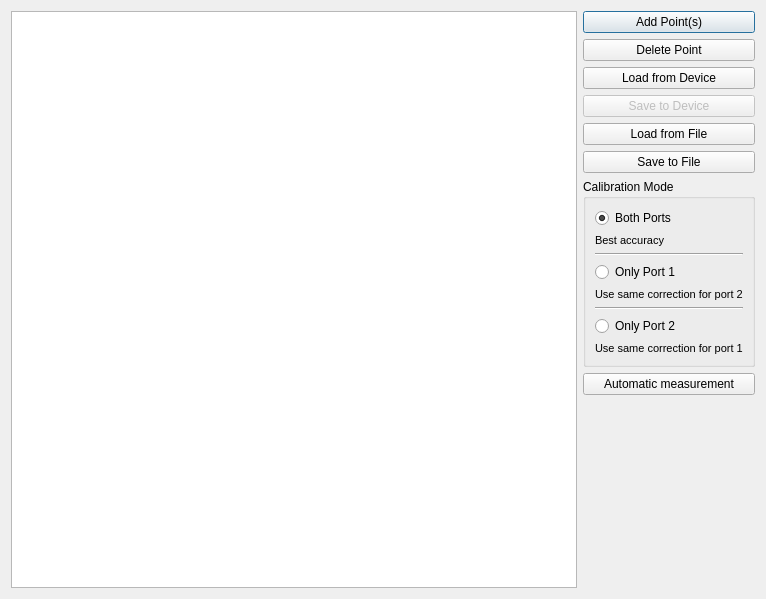
<?xml version="1.0" encoding="UTF-8"?>
<ui version="4.0">
 <class>AmplitudeCalDialog</class>
 <widget class="QDialog" name="AmplitudeCalDialog">
  <property name="geometry">
   <rect>
    <x>0</x>
    <y>0</y>
    <width>766</width>
    <height>599</height>
   </rect>
  </property>
  <property name="windowTitle">
   <string>Dialog</string>
  </property>
  <layout class="QHBoxLayout" name="horizontalLayout">
   <item>
    <widget class="QTableView" name="view">
     <property name="selectionBehavior">
      <enum>QAbstractItemView::SelectItems</enum>
     </property>
     <attribute name="horizontalHeaderStretchLastSection">
      <bool>true</bool>
     </attribute>
     <attribute name="verticalHeaderVisible">
      <bool>false</bool>
     </attribute>
    </widget>
   </item>
   <item>
    <layout class="QVBoxLayout" name="verticalLayout_2">
     <item>
      <widget class="QPushButton" name="add">
       <property name="text">
        <string>Add Point(s)</string>
       </property>
       <property name="icon">
        <iconset theme="list-add" resource="../icons.qrc">
         <normaloff>:/icons/add.svg</normaloff>:/icons/add.svg</iconset>
       </property>
      </widget>
     </item>
     <item>
      <widget class="QPushButton" name="remove">
       <property name="text">
        <string>Delete Point</string>
       </property>
       <property name="icon">
        <iconset theme="list-remove" resource="../icons.qrc">
         <normaloff>:/icons/remove.svg</normaloff>:/icons/remove.svg</iconset>
       </property>
      </widget>
     </item>
     <item>
      <widget class="QPushButton" name="load">
       <property name="text">
        <string>Load from Device</string>
       </property>
       <property name="icon">
        <iconset theme="document-open" resource="../icons.qrc">
         <normaloff>:/icons/open.svg</normaloff>:/icons/open.svg</iconset>
       </property>
      </widget>
     </item>
     <item>
      <widget class="QPushButton" name="save">
       <property name="enabled">
        <bool>false</bool>
       </property>
       <property name="text">
        <string>Save to Device</string>
       </property>
       <property name="icon">
        <iconset theme="document-save" resource="../icons.qrc">
         <normaloff>:/icons/save.svg</normaloff>:/icons/save.svg</iconset>
       </property>
      </widget>
     </item>
     <item>
      <widget class="QPushButton" name="loadFile">
       <property name="text">
        <string>Load from File</string>
       </property>
       <property name="icon">
        <iconset theme="document-open" resource="../icons.qrc">
         <normaloff>:/icons/open.svg</normaloff>:/icons/open.svg</iconset>
       </property>
      </widget>
     </item>
     <item>
      <widget class="QPushButton" name="saveFile">
       <property name="enabled">
        <bool>true</bool>
       </property>
       <property name="text">
        <string>Save to File</string>
       </property>
       <property name="icon">
        <iconset theme="document-save" resource="../icons.qrc">
         <normaloff>:/icons/save.svg</normaloff>:/icons/save.svg</iconset>
       </property>
      </widget>
     </item>
     <item>
      <widget class="QGroupBox" name="groupBox">
       <property name="title">
        <string>Calibration Mode</string>
       </property>
       <layout class="QVBoxLayout" name="verticalLayout">
        <item>
         <widget class="QRadioButton" name="modeBoth">
          <property name="text">
           <string>Both Ports</string>
          </property>
          <property name="checked">
           <bool>true</bool>
          </property>
          <attribute name="buttonGroup">
           <string notr="true">groupMode</string>
          </attribute>
         </widget>
        </item>
        <item>
         <widget class="QLabel" name="label">
          <property name="font">
           <font>
            <pointsize>8</pointsize>
           </font>
          </property>
          <property name="text">
           <string>Best accuracy</string>
          </property>
          <property name="alignment">
           <set>Qt::AlignLeading|Qt::AlignLeft|Qt::AlignVCenter</set>
          </property>
         </widget>
        </item>
        <item>
         <widget class="Line" name="line">
          <property name="orientation">
           <enum>Qt::Horizontal</enum>
          </property>
         </widget>
        </item>
        <item>
         <widget class="QRadioButton" name="modePort1">
          <property name="text">
           <string>Only Port 1</string>
          </property>
          <attribute name="buttonGroup">
           <string notr="true">groupMode</string>
          </attribute>
         </widget>
        </item>
        <item>
         <widget class="QLabel" name="label_2">
          <property name="font">
           <font>
            <pointsize>8</pointsize>
           </font>
          </property>
          <property name="text">
           <string>Use same correction for port 2</string>
          </property>
         </widget>
        </item>
        <item>
         <widget class="Line" name="line_2">
          <property name="orientation">
           <enum>Qt::Horizontal</enum>
          </property>
         </widget>
        </item>
        <item>
         <widget class="QRadioButton" name="modePort2">
          <property name="text">
           <string>Only Port 2</string>
          </property>
          <attribute name="buttonGroup">
           <string notr="true">groupMode</string>
          </attribute>
         </widget>
        </item>
        <item>
         <widget class="QLabel" name="label_3">
          <property name="font">
           <font>
            <pointsize>8</pointsize>
           </font>
          </property>
          <property name="text">
           <string>Use same correction for port 1</string>
          </property>
         </widget>
        </item>
       </layout>
      </widget>
     </item>
     <item>
      <widget class="QPushButton" name="automatic">
       <property name="text">
        <string>Automatic measurement</string>
       </property>
      </widget>
     </item>
     <item>
      <spacer name="verticalSpacer">
       <property name="orientation">
        <enum>Qt::Vertical</enum>
       </property>
       <property name="sizeHint" stdset="0">
        <size>
         <width>20</width>
         <height>40</height>
        </size>
       </property>
      </spacer>
     </item>
    </layout>
   </item>
  </layout>
 </widget>
 <resources>
  <include location="../icons.qrc"/>
 </resources>
 <connections/>
 <buttongroups>
  <buttongroup name="groupMode"/>
 </buttongroups>
</ui>
